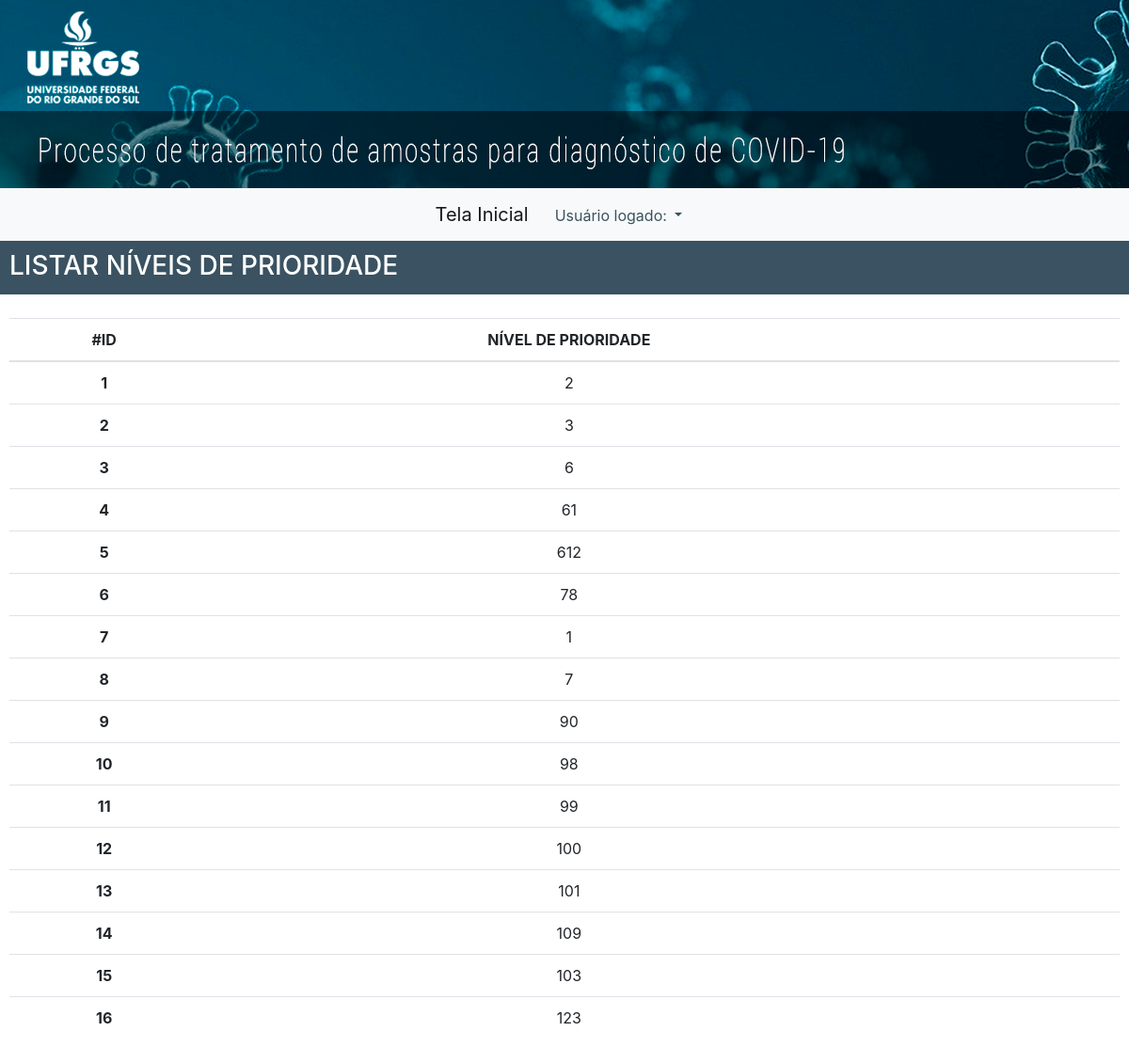
The app's page /acoes/NivelPrioridade/listar_nivelPrioridade.php with its own data.
### tables this page shows
CREATE TABLE `tb_nivelprioridade` (
  `idNivelPrioridade` int(10) UNSIGNED NOT NULL,
  `nivel` int(10) UNSIGNED NOT NULL
);

### classes/NivelPrioridade/NivelPrioridadeRN.php (called while the page is built, shortened)
<?php
require_once __DIR__ . '/../Excecao/Excecao.php';
require_once __DIR__ . '/NivelPrioridadeBD.php';
class NivelPrioridadeRN{
    public function listar(NivelPrioridade $nivelPrioridade) {
        try {
            $objExcecao = new Excecao();
            $objBanco = new Banco();
            $objBanco->abrirConexao();
            $objNivelPrioridadeBD = new NivelPrioridadeBD();
            $arr = $objNivelPrioridadeBD->listar($nivelPrioridade,$objBanco);
            return $arr;
        } catch (Exception $e) {
            throw new Excecao('Erro listando o nível de prioridade.',$e);
        }
    }
}

### classes/Configuracao.php (called while the page is built, shortened)
<?php
class Configuracao{
    private static $instance;
    public static  function getInstance(){
        if(self::$instance == null){
            self::$instance= new Configuracao();
        }
        return self::$instance;
    }
    private function getArray(){
        return array(
            'versao' => '1.0.0',
            'producao' => false,
            'banco' => array('servidor' => 'localhost',
                'nome' => 'amostras_covid19',
                'usuario' => 'root',
                'senha' => ''),
        );
    }
    public function getValor($strChave){
        $arr = $this->getArray();
        return $arr[$strChave];
    }
}

### classes/Banco/Banco.php (called while the page is built, shortened)
<?php
require_once __DIR__ . '/../Configuracao.php';
class Banco {
    private static $conn;
    private static $flagGlobal_conexao=false;
    private $flagLocal_conexao;
    function __construct() {
        $this->flagLocal_conexao = false;
    }
    public function abrirConexao() {
        try {
            if (!self::$flagGlobal_conexao) {
                $array_config = Configuracao::getInstance()->getValor('banco');
                if (Configuracao::getInstance()->getValor('producao')) {
                    self::$conn = mysqli_init();
                    if (!self::$conn) {
                        throw new Exception("Erro inicializando conexão com o banco de dados: " . mysqli_connect_error());
                    }
                    mysqli_real_connect(self::$conn, $array_config['servidor'], $array_config['usuario'], $array_config['senha'], $array_config['nome'], null, null, MYSQLI_CLIENT_SSL);
                } else {
                    self::$conn = mysqli_connect($array_config['servidor'], $array_config['usuario'], $array_config['senha'], $array_config['nome']);
                }
                self::$flagGlobal_conexao= true;
                $this->flagLocal_conexao = true;
            }
        } catch (Exception $e) {
            $msg = "Erro abrindo conexão com o banco de dados.";
            $prod = Configuracao::getInstance()->getValor('producao');
            if ($prod) {
                $exc = new Exception($msg);
            } else {
                $exc = new Exception($msg, $e->getCode(), $e);
            }
            throw $exc;
        }
    }
    public function fecharConexao() {
        if($this->flagLocal_conexao){
            self::$flagGlobal_conexao = false;
            $this->flagLocal_conexao = false;
        }
    }
    public function consultarSql($sql, $arrCamposBind = null) {
        $arrResultado = array();
        if (($stmt = mysqli_prepare(self::$conn, $sql)) === FALSE) {
            throw new Exception(mysqli_error(self::$conn));
        }
        if (mysqli_stmt_execute($stmt) === FALSE) {
            throw new Exception(mysqli_error(self::$conn));
        }
        $resultado = mysqli_stmt_get_result($stmt);
        while ($registro = mysqli_fetch_array($resultado, MYSQLI_ASSOC)) {
            $arrResultado[] = $registro;
        }
        RETURN $arrResultado;
    }
}

### classes/Excecao/Excecao.php (called while the page is built, shortened)
<?php
class Excecao extends Exception {
    function __construct($texto = null, $e = null) {
        $this->array_validacoes = array();
    }
}

### classes/NivelPrioridade/NivelPrioridadeBD.php (called while the page is built, shortened)
<?php
require_once __DIR__ . '/../Banco/Banco.php';
class NivelPrioridadeBD{
     public function listar(NivelPrioridade $objNivelPrioridade, Banco $objBanco) {
         try{
            $SELECT = "SELECT * FROM tb_nivelprioridade";
            $arr = $objBanco->consultarSQL($SELECT);
            $array_doença = array();
            foreach ($arr as $reg){
                $objNivelPrioridade = new NivelPrioridade();
                $objNivelPrioridade->setIdNivelPrioridade($reg['idNivelPrioridade']);
                $objNivelPrioridade->setNivel($reg['nivel']);
                $array_doença[] = $objNivelPrioridade;
            }
            return $array_doença;
        } catch (Exception $ex) {
            throw new Excecao("Erro listando o nível de prioridade no BD.",$ex);
        }
    }
}

### classes/NivelPrioridade/NivelPrioridade.php (called while the page is built, shortened)
<?php
class NivelPrioridade{
    private $idNivelPrioridade;
    private $nivel;
    function getIdNivelPrioridade() {
        return $this->idNivelPrioridade;
    }
    function getNivel() {
        return $this->nivel;
    }
    function setIdNivelPrioridade($idNivelPrioridade) {
        $this->idNivelPrioridade = $idNivelPrioridade;
    }
    function setNivel($nivel) {
        $this->nivel = $nivel;
    }
}

### classes/Sessao/Sessao.php (called while the page is built, shortened)
<?php
require_once __DIR__ . '/../Excecao/Excecao.php';
class Sessao {
    private static $instance;
    public static function getInstance() {
        if (self::$instance == null) {
            self::$instance = new Sessao();
        }
        return self::$instance;
    }
    public function assinar_link($link) {
        $strPosParam = strpos($link, '?');
        if ($strPosParam !== FALSE) {
            $strParametros = substr($link, $strPosParam + 1);
            $link = substr($link, 0, $strPosParam + 1) . $strParametros . '&hash=' . hash('sha256', $strParametros . $_SESSION['COVID19']['CHAVE']);
        }
        return $link;
    }
}

### acoes/NivelPrioridade/listar_nivelPrioridade.php (the view, shortened to what this page needs)
<?php
require_once '../classes/Sessao/Sessao.php';
require_once '../classes/Pagina/Pagina.php';
require_once '../classes/Excecao/Excecao.php';
require_once '../classes/NivelPrioridade/NivelPrioridade.php';
require_once '../classes/NivelPrioridade/NivelPrioridadeRN.php';
$objNivelPrioridade = new NivelPrioridade();
$objNivelPrioridadeRN = new NivelPrioridadeRN();
$html = '';
try{
    $arrNivelPrioridades = $objNivelPrioridadeRN->listar($objNivelPrioridade);
    foreach ($arrNivelPrioridades as $d){
    $html.='<tr>
                <th scope="row">'.Pagina::formatar_html($d->getIdNivelPrioridade()).'</th>
                <td>'.Pagina::formatar_html($d->getNivel()).'</td>
                <td>';
            $html .= '</td><td>';
            $html .='</td></tr>';
    }
} catch (Exception $ex) {
    Pagina::getInstance()->processar_excecao($ex);
}
Pagina::getInstance()->abrir_head("Listar Níveis de Prioridade");
Pagina::getInstance()->adicionar_css("precadastros");
Pagina::getInstance()->fechar_head();
Pagina::getInstance()->montar_menu_topo();
echo '
    <div class="conteudo_listar">'.
       Pagina::montar_topo_listar('LISTAR NÍVEIS DE PRIORIDADE', 'cadastrar_nivelPrioridade', 'NOVO NÍVEL DE PRIORIDADE').
        '
        <div class="conteudo_tabela">
            <table class="table table-hover">
              <thead>
                <tr>
                  <th scope="col">#ID</th>
                  <th scope="col">NÍVEL DE PRIORIDADE</th>
                  <th scope="col"></th>
                  <th scope="col"></th>
                </tr>
              </thead>
              <tbody>'
                .$html.
              '</tbody>
            </table>
        </div>
    </div>';
Pagina::getInstance()->fechar_corpo();

### classes/Pagina/Pagina.php (shortened to what this page needs)
<?php
require_once __DIR__ . '/../Sessao/Sessao.php';
class Pagina {
    private static $instance;
    public static  function getInstance(){
        if(self::$instance == null){
            self::$instance= new Pagina();
        }
        return self::$instance;
    }
    public function adicionar_css($strArquivo){
        $strVersao ='';
        if(Configuracao::getInstance()->getValor('producao')){
            $strVersao =Configuracao::getInstance()->getValor('versao');
        }else{
           $strVersao = rand();
        }
        echo '<link rel="stylesheet" type="text/css" href="css/'.$strArquivo.'.css?'.$strVersao.'">';
    }
    public function montar_menu_topo()
    {
        echo '<header >
           <nav class="navbar navbar-expand-sm navbar-light bg-light">
            <div class="mx-auto d-sm-flex d-block flex-sm-nowrap">
                <a class="navbar-brand" style="border: none;" href="' . Sessao::getInstance()->assinar_link('controlador.php?action=principal') . '">Tela Inicial<i class="fas fa-virus"></i></a>
                <button class="navbar-toggler" type="button" data-toggle="collapse" data-target="#navbarsExample11" aria-expanded="false" aria-label="Toggle navigation">
                    <span class="navbar-toggler-icon"></span>
                </button>
                <div class="collapse navbar-collapse text-center" id="navbarsExample11">
                    <ul class="navbar-nav">';
        echo '               <!--<li class="nav-item">
                            <a class="nav-link" href="#">Preparo e Armazenamento</a>
                        </li>
                        <li class="nav-item">
                            <a class="nav-link" href="#">Extração</a>
                        </li>
                        <li class="nav-item">
                            <a class="nav-link" href="#">RTPCR</a>
                        </li>
                        <li class="nav-item">
                            <a class="nav-link" href="#">Laudo</a>
                        </li>
                         <li class="nav-item divisor"></li> -->
                        <li class="nav-item">
                            <div class="dropdown">
                                <a class="btn btn-secondary dropdown-toggle" href="#" role="button" id="dropdownMenuLink" data-toggle="dropdown" aria-haspopup="true" aria-expanded="false">
                                  Usuário logado:  '.Sessao::getInstance()->getMatricula().'
                                </a>
                                <div class="dropdown-menu" aria-labelledby="dropdownMenuLink">
                                  <a class="dropdown-item" href="'.Sessao::getInstance()->assinar_link('controlador.php?action=sair').'">Logoff</a>
                                </div>
                              </div>
                            <!--<div class="dropdown">
                                <button type="button" class="btn btn-danger dropdown-toggle dropdown-toggle-split" data-toggle="dropdown" aria-haspopup="true" aria-expanded="false">
                                 Usuário logado:  '.Sessao::getInstance()->getMatricula().'
                                </button>
                                 <div class="dropdown-menu">
                                  <a class="dropdown-item" href=>Logoff</a>
                                </div>
                              </div>-->
                        </li>
                    </ul>
                </div>
            </div>
        </nav>
          </header>';
    }
    public static function abrir_head($titulo) {
        echo '<html>
                    <head>
                        <title>' . $titulo . '</title>
                        <link rel="stylesheet" href="https://use.fontawesome.com/releases/v5.3.1/css/all.css">
                        <link rel="stylesheet" href="css/bootstrap.min.css">
                        <link rel="stylesheet" href="css/bootstrap-select.min.css">
                        <link href="https://fonts.googleapis.com/css?family=Baloo+Chettan+2&display=swap" rel="stylesheet">';
    }
    public  function fechar_head() {
        echo '</head>
                    <body>
                     <div id="idResultadoRTQPCR" class="">
                       </div>
                         <img src="img/header.png" class="HeaderImg"></a>
                         ';
    }
    public function fechar_corpo() {
        echo '     </body>
                </html>';
    }
    public static function formatar_html($strValor){
        return htmlentities($strValor,ENT_QUOTES);
    }
    public static function montar_topo_listar($titulo=null ,$link1 =null, $novo1= null,$link2= null,$novo2=null) {
        echo '<div class="topo_listar">
                <div class="row">
                    <div class="col-md-6" ><h3>'.$titulo.'</h3></div>
                    <div class="col-md-3" >';
                    echo '</div>
                    <div class="col-md-3">';
                    echo '</div>
                </div>
            </div>';
    }
}

### public_html/css/precadastros.css (style rules this page uses)
.conteudo_listar { background-color: #fff; }
.conteudo_listar .conteudo_tabela { margin-top: 10px; }
.topo_listar { width:100%; margin-bottom: 15px; background-color: #3a5261; color: #fff; }
.topo_listar h3 { padding-top: 10px; padding-bottom: 5px; padding-left: 10px; }
.dropdown-toggle { height: 35px; }
.conteudo_tabela { width: 100%; margin-top: 40px; padding:10px; }
td,th { text-align: center; }

### classes/Pagina/Pagina.php (style rules this page uses)
.btn-secondary { background: none; border-radius: 0px; border: none; color:#3a5261; }
html,body { height: 100%; overflow-x: hidden; }

### records on screen
tb_nivelprioridade: idNivelPrioridade "1", nivel "2"
tb_nivelprioridade: idNivelPrioridade "2", nivel "3"
tb_nivelprioridade: idNivelPrioridade "3", nivel "6"
tb_nivelprioridade: idNivelPrioridade "4", nivel "61"
tb_nivelprioridade: idNivelPrioridade "5", nivel "612"
tb_nivelprioridade: idNivelPrioridade "6", nivel "78"
tb_nivelprioridade: idNivelPrioridade "7", nivel "1"
tb_nivelprioridade: idNivelPrioridade "8", nivel "7"
tb_nivelprioridade: idNivelPrioridade "9", nivel "90"
tb_nivelprioridade: idNivelPrioridade "10", nivel "98"
tb_nivelprioridade: idNivelPrioridade "11", nivel "99"
tb_nivelprioridade: idNivelPrioridade "12", nivel "100"
tb_nivelprioridade: idNivelPrioridade "13", nivel "101"
tb_nivelprioridade: idNivelPrioridade "14", nivel "109"
tb_nivelprioridade: idNivelPrioridade "15", nivel "103"
tb_nivelprioridade: idNivelPrioridade "16", nivel "123"

### other values on screen
$titulo "LISTAR NÍVEIS DE PRIORIDADE"
